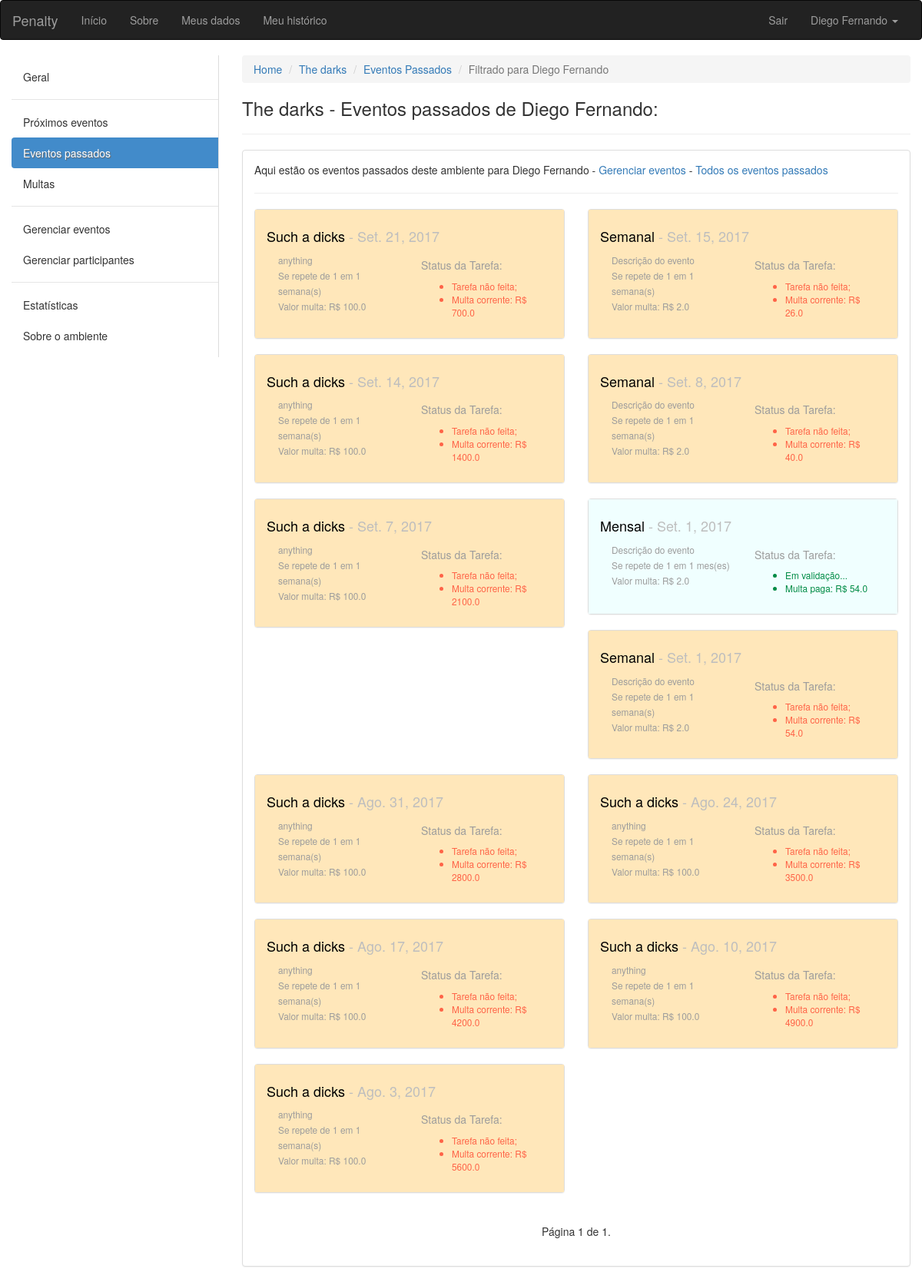
Page /ambiente/2/passados/diego/ (signed in) on the committed database.
### ambiente/models.py (models this page shows, shortened)
class Ambiente(models.Model):
	nome = models.CharField(max_length=100, verbose_name='Nome', null=False, blank=False)
	descricao = models.CharField(max_length=100, verbose_name='Descrição', null=True, blank=False)
	endereco = models.CharField(max_length=150, verbose_name='Endereço', null=True, blank=False)
	criador = models.ForeignKey(User, verbose_name='Criador', null=False, blank=False, related_name='+')
	data_criacao = models.DateTimeField(default=timezone.now)
	participantes = models.ManyToManyField(User, verbose_name='Participantes', blank=True, related_name='+')

class Evento(models.Model):
	INTERVALOS = (
        ('D', 'Dias'),
        ('S', 'Semanas'),
        ('M', 'Meses'),
    )
	nome = models.CharField(max_length=100, verbose_name='Nome', null=False, blank=False)
	descricao = models.CharField(max_length=100, verbose_name='Descrição', null=True, blank=False)
	criador = models.ForeignKey(User, verbose_name='Criador', null=False, blank=False, related_name='+', default=1)
	responsavel = models.ForeignKey(User, verbose_name='Responsavel pela tarefa', null=False, blank=False, related_name='+', default=1)
	ambiente = models.ForeignKey(Ambiente, verbose_name='Ambiente', null=False, blank=False, related_name='+')
	data_inicio = models.DateField(default=date.today)
	data_fim = models.DateField(verbose_name='Data de término')
	dia_evento = models.DateField()
	id_agrupador = models.IntegerField()
	valor_multa = models.FloatField(verbose_name='Valor da multa', blank=False, default=2.0)
	quantidade_intervalos_repeticao = models.IntegerField(verbose_name='Se repete em')
	intervalo = models.CharField(max_length=40, choices=INTERVALOS, null=False, blank=False)
	solicitacao_de_validacao = models.BooleanField(default=False)
	momento_da_solicitacao = models.DateTimeField(blank=True, null=True)
	def action_rules(self):
		if self.dia_evento > date.today():
			return False # Se a data do evento for futura não mostre botões
		elif self.solicitacao_de_validacao: # Se o responsável tiver solicitado...
			if self.momento_da_solicitacao.replace(day=self.momento_da_solicitacao.day + 2) > timezone.now():
				return 1 # Se houve solicitação, os outros usuários tem 2 dias a mais para refutar que o responsável não cumpriu com o dever
			return 2 # Passou os dois dias, tarefa validada
		else: # Se o responsável não tiver solicitado...
			if self.dia_evento == date.today():
				return 3 # Poderá solicitar cumprimento da tarefa
			elif self.dia_evento < date.today():
				return 4 # Multa está correndo
	def multa_corrente(self):
		if date.today() < self.dia_evento:
			return 0.0
		elif self.solicitacao_de_validacao:
			return self.valor_multa * (date(self.momento_da_solicitacao.year, self.momento_da_solicitacao.month, self.momento_da_solicitacao.day) - self.dia_evento).days
		else:
			return self.valor_multa * (date.today() - self.dia_evento).days

### ambiente/views.py (the view)
# urls.py: url(r'^(?P<pkambiente>[0-9]+)/passados/(?P<username>[\w.@+-]+)/$', views.eventos_passados_por_participante, name='eventos_passados_por_participante'),
def eventos_passados_por_participante(request, pkambiente, username):
	ambiente = get_object_or_404(Ambiente, pk=pkambiente)
	get_object_or_404(ambiente.participantes, pk=request.user.pk)
	tarefas = Evento.objects.filter(ambiente=ambiente).filter(dia_evento__lt=date.today()).filter(responsavel=get_object_or_404(User, username=username)).order_by('dia_evento')[::-1]
	paginator = Paginator(tarefas, 14) # Mostra 15 contatos por página
	try:
		page = int(request.GET.get('page', '1'))
	except ValueError:
		page = 1
	try:
		lista = paginator.page(page)
	except (EmptyPage, InvalidPage):
		lista = paginator.page(paginator.num_pages)
	return render(request, 'eventos_passados_por_participante.html', {'ambiente':ambiente, 'eventos':lista, 'participante':get_object_or_404(User, username=username)})

### ambiente/templatetags/aux_tags.py (called while the page is built)
@register.filter(name='typedata')
def typedata(value):
	if value == "D":
		return "dia(s)"
	elif value == "S":
		return "semana(s)"
	return "mes(es)"

### ambiente/templates/eventos_passados_por_participante.html (shortened to what this page needs)
{% extends "base.html" %}
{% load aux_tags %}
{% block conteudo %}
<div class="container-fluid">
	<div class="row">
		<div class="col-sm-3">
		    <nav class="nav-sidebar">
		        <ul class="nav">
		            <li><a href="{% url 'ambiente:ambiente' ambiente.pk %}">Geral</a></li>
		            <li class="nav-divider"></li>
		            <li><a href="{% url 'ambiente:proximos_eventos' ambiente.pk %}">Próximos eventos</a></li>
		            <li class="active"><a href="javascript:;">Eventos passados</a></li>
		            <li><a href="javascript:;">Multas</a></li>
		            <li class="nav-divider"></li>
		            <li><a href="{% url 'ambiente:eventos' ambiente.pk %}">Gerenciar eventos</a></li>
		            <li><a href="{% url 'ambiente:participantes' ambiente.pk %}">Gerenciar participantes</a></li>
		            <li class="nav-divider"></li>
		            <li><a href="javascript:;">Estatísticas</a></li>
		            <li><a href="javascript:;">Sobre o ambiente</a></li>
		        </ul>
		    </nav>
		</div>
	<div class="col-sm-9">
		<ol class="breadcrumb">
		  <li><a href="#">Home</a></li>
		  <li><a href="{% url 'ambiente:ambiente' ambiente.pk %}">{{ ambiente.nome }}</a></li>
		  <li><a href="{% url 'ambiente:eventos_passados' ambiente.pk %}">Eventos Passados</a></li>
		  <li class="active">Filtrado para {{ participante.first_name }}</li>
		</ol>
		<h3>{{ ambiente.nome }} - Eventos passados de {{ participante.first_name }}:</h3>
		<hr>
		<div class="panel panel-default">
		  <div class="panel-body">
		  <p>Aqui estão os eventos passados deste ambiente para {{ participante.first_name }} - <a href="{% url 'ambiente:eventos' ambiente.pk %}">Gerenciar eventos</a> - <a href="{% url 'ambiente:eventos_passados' ambiente.pk %}">Todos os eventos passados</a></p></p>
		  <hr>
		  <div class="row">
		  {% for evento in eventos %}
		  <div class="col-xs-12 col-sm-12 col-md-12 col-lg-6">
		  	<div class="panel panel-default">
		  	  {% if evento.intervalo == "D" %}
		  	  	<div class="panel-body dias">
		  	  {% elif evento.intervalo == "S" %}
		  	  	<div class="panel-body semanas">
		  	  {% else %}
		  	    <div class="panel-body meses">
		  	  {% endif %}
			    <h4><a href="{% url 'ambiente:tarefa' ambiente.pk evento.pk %}" class="titulopindex">{{ evento.nome }}</a><span class="pCinza"> - {{ evento.dia_evento }}</span></h4>
			    <div class="col-xs-12 col-sm-12 col-md-6 col-lg-6">
			    	<small class="pCinzaUser">
				    	{{ evento.descricao }}<br>
				    	Se repete de {{ evento.quantidade_intervalos_repeticao }} em {{ evento.quantidade_intervalos_repeticao }} {{ evento.intervalo|typedata }}<br>
				    	Valor multa: R$ {{ evento.valor_multa }}<br>
			    	</small>
			    </div>
			    <div class="col-xs-12 col-sm-12 col-md-6 col-lg-6">
			    	<small class="pCinzaUser">
			    	<h5>Status da Tarefa:</h5>
			    	<ul>
			    		{% if evento.action_rules == 1 %}
			    			<li style="color: #008B45;">Em validação...</li>
			    			{% if evento.multa_corrente > 0 %}
			    				<li style="color: #008B45;">Multa paga: R$ {{ evento.multa_corrente }}</li>
		    				{% endif %}
			    		{% elif evento.action_rules == 2 %}
			    			<li>Tarefa validada.</li>
			    			{% if evento.multa_corrente > 0 %}
			    				<li>Multa paga: R$ {{ evento.multa_corrente }}</li>
		    				{% endif %}
		    			{% elif evento.action_rules == 3 %}
			    			<li>Evento para hoje!</li>
			    		{% elif evento.action_rules == 4 %}
			    			<li style="color: #FF6347;">Tarefa não feita;</li>
			    			{% if evento.multa_corrente > 0 %}
			    				<li style="color: #FF6347;">Multa corrente: R$ {{ evento.multa_corrente }}</li>
		    				{% endif %}
			    		{% endif %}
			    	</ul>
			    </small>
			    </div>
			  </div>
			</div>
		  </div>
		  {% empty %}
		  	<div class="container">
		  		<p>Não há nenhuma tarefa futura neste ambiente.</p>
		  	</div>
		  {% endfor %}
		  </div>
		  <div class="col-sm-6 col-sm-offset-3">
		  <nav aria-label="Page navigation">
			  <ul class="pager">
			    Página {{ eventos.number }} de {{ eventos.paginator.num_pages }}.
			  </ul>
			</nav>
			</div>
		  </div>
		</div>
	</div>
</div>
{% endblock conteudo %}

### core/templates/base.html (shortened to what this page needs)
{% load staticfiles %}
<!DOCTYPE html>
<html lang="pt-br">
  <head>
    <link rel="stylesheet" href="{% static 'css/bootstrap.min.css' %}">
    <link rel="stylesheet" href="{% static 'css/custom.css' %}">
  </head>
  <body>
    <nav class="navbar navbar-inverse">
      <div class="container-fluid">
      <div class="navbar-header">
        <a class="navbar-brand" href="/">Penalty</a>
      </div>
      <div class="collapse navbar-collapse" id="bs-example-navbar-collapse-1">
        <ul class="nav navbar-nav">
          <li><a href="/">Início</a></li>
          <li><a href="#">Sobre</a></li>
          <li><a href="#">Meus dados</a></li>
          <li><a href="#">Meu histórico</a></li>
        </ul>
        {% if request.user.is_authenticated %}
        <ul class="nav navbar-nav navbar-right">
          <li><a href="/logout/">Sair</a></li>
          <li class="dropdown">
            <a href="#" class="dropdown-toggle" data-toggle="dropdown" role="button" aria-haspopup="true" aria-expanded="false">{{ request.user.first_name }} <span class="caret"></span></a>
          </li>
        </ul>
        {% endif %}
      </div>
    </div>
    </nav>
    {% block conteudo %}
    {% endblock conteudo %}
  </body>
</html>

### core/static/css/custom.css (style rules this page uses)
.nav-sidebar { width: 100%; padding: 8px 0; border-right: 1px solid #ddd; }
.nav-sidebar a { color: #333; -webkit-transition: all 0.08s linear; -moz-transition: all 0.08s linear; -o-transition: all 0.08s linear; transition: all 0.08s linear; -webkit-border-radius: 4px 0 0 4px; -moz-border-radius: 4px 0 0 4px; border-radius: 4px 0 0 4px; }
.nav-sidebar .active a { cursor: default; background-color: #428bca; color: #fff; text-shadow: 1px 1px 1px #666; }
.semanas { background-color: #FFE7BA; }
.meses { background-color: #F0FFFF; }
.pCinza { color: #BEBEBE; }
.pCinzaUser { color: #9C9C9C; }
.titulopindex { color: #000000; }

### rows in the picture
Ambiente: nome "The darks"
Evento: nome "Such a dicks", dia_evento "Set. 21, 2017", descricao "anything", quantidade_intervalos_repeticao "1", intervalo|typedata "semana(s)", valor_multa "100.0", multa_corrente "700.0"
Evento: nome "Semanal", dia_evento "Set. 15, 2017", descricao "Descrição do evento", quantidade_intervalos_repeticao "1", intervalo|typedata "semana(s)", valor_multa "2.0", multa_corrente "26.0"
Evento: nome "Such a dicks", dia_evento "Set. 14, 2017", descricao "anything", quantidade_intervalos_repeticao "1", intervalo|typedata "semana(s)", valor_multa "100.0", multa_corrente "1400.0"
Evento: nome "Semanal", dia_evento "Set. 8, 2017", descricao "Descrição do evento", quantidade_intervalos_repeticao "1", intervalo|typedata "semana(s)", valor_multa "2.0", multa_corrente "40.0"
Evento: nome "Such a dicks", dia_evento "Set. 7, 2017", descricao "anything", quantidade_intervalos_repeticao "1", intervalo|typedata "semana(s)", valor_multa "100.0", multa_corrente "2100.0"
Evento: nome "Mensal", dia_evento "Set. 1, 2017", descricao "Descrição do evento", quantidade_intervalos_repeticao "1", intervalo|typedata "mes(es)", valor_multa "2.0", multa_corrente "54.0"
Evento: nome "Semanal", dia_evento "Set. 1, 2017", descricao "Descrição do evento", quantidade_intervalos_repeticao "1", intervalo|typedata "semana(s)", valor_multa "2.0", multa_corrente "54.0"
Evento: nome "Such a dicks", dia_evento "Ago. 31, 2017", descricao "anything", quantidade_intervalos_repeticao "1", intervalo|typedata "semana(s)", valor_multa "100.0", multa_corrente "2800.0"
Evento: nome "Such a dicks", dia_evento "Ago. 24, 2017", descricao "anything", quantidade_intervalos_repeticao "1", intervalo|typedata "semana(s)", valor_multa "100.0", multa_corrente "3500.0"
Evento: nome "Such a dicks", dia_evento "Ago. 17, 2017", descricao "anything", quantidade_intervalos_repeticao "1", intervalo|typedata "semana(s)", valor_multa "100.0", multa_corrente "4200.0"
Evento: nome "Such a dicks", dia_evento "Ago. 10, 2017", descricao "anything", quantidade_intervalos_repeticao "1", intervalo|typedata "semana(s)", valor_multa "100.0", multa_corrente "4900.0"
Evento: nome "Such a dicks", dia_evento "Ago. 3, 2017", descricao "anything", quantidade_intervalos_repeticao "1", intervalo|typedata "semana(s)", valor_multa "100.0", multa_corrente "5600.0"

### other values in the picture
{{ request.user.first_name }} "Diego Fernando"
{{ participante.first_name }} "Diego Fernando"
{{ eventos.number }} "1"
{{ eventos.paginator.num_pages }} "1"
